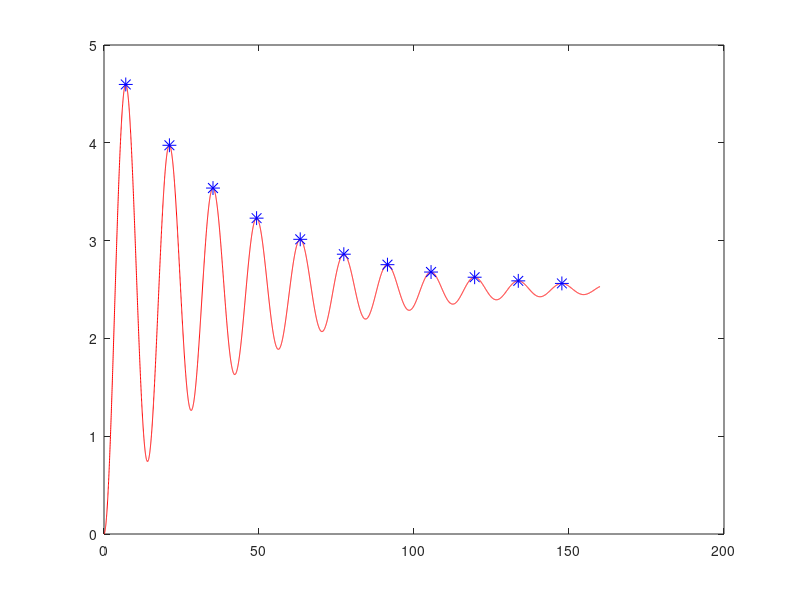

Source code (MATLAB):
u = 1; %force
b = 0.1 %damping constant
k = 0.4 %spring constant
m = 2 %mass
dt = 0.02; %timestep
position  = 0;
velocity  = 0;
acceleration  = 0;

%calculating second-order system characteristics and settling time
natural_freq = sqrt(k/m)
damping_ratio = b/(2*sqrt(m*k))
settle_time = 4/(natural_freq * damping_ratio)


%preparing data collection
time = 0:dt:settle_time;
y_values = zeros(1, length(time))
overshoot = zeros(1, length(time))
index = 1:1:length(time)

%equilibrium position
equil_pos = u/k

for num = index
    y_values(num) = position;

    acceleration = (u - (b*velocity) - (k*position))/m;
    
    velocity = velocity + acceleration * dt;
    position = position + velocity * dt;

    %finding and documenting peaks
    if num > 2
        if y_values(num-1) > y_values(num-2) && y_values(num-1) > position
            calc = ((y_values(num-1) - (equil_pos)) / (equil_pos)) * 100;
            overshoot(num) = calc;
        end
    end    

    y_values(num) = position;

end

%plotting
plot(time,y_values, "r")

hold on

overshoot

peak_indices = find(overshoot ~= 0);

plot(time(peak_indices), y_values(peak_indices), 'b*', 'MarkerSize', 10)
